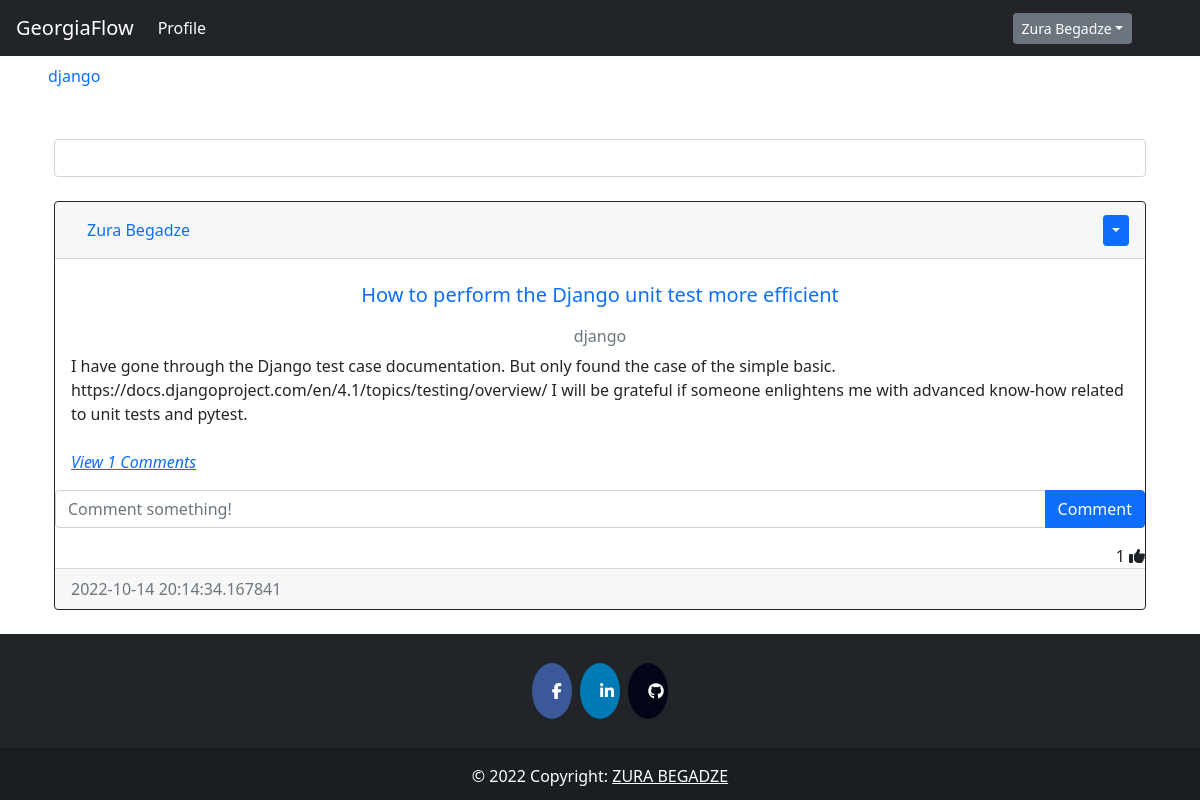
The app's page /index (signed in) with its own data.
### auth/models.py (models this page shows, shortened)
class User(db.Model, UserMixin):
    __tablename__ = 'user'
    id = db.Column(db.Integer, primary_key=True)
    fullname = db.Column(db.String(200), nullable = False, index=True)
    email = db.Column(db.String(100), nullable = False, unique = True, index=True)
    linkedin = db.Column(db.String(50),  nullable = False)
    github = db.Column(db.String(45),  nullable = False)
    date_created = db.Column(db.DateTime, default = datetime.utcnow())
    password_hash = db.Column(db.String(128))
    posts = db.relationship('Post', backref='user', passive_deletes=True)
    tags = db.relationship('Tag', backref='user', passive_deletes=True)
    comments = db.relationship('Comment', backref='user', passive_deletes=True)
    likes = db.relationship('Like', backref='user', passive_deletes=True)
    correct = db.relationship('Correct', backref='correct_user', passive_deletes=True)

### question/models.py (models this page shows, shortened)
class Tag(db.Model):
    __tablename__='tag'
    id =db.Column(db.Integer, primary_key=True)
    name = db.Column(db.String(15), nullable = False, unique=True, index=True)
    date_created = db.Column(db.DateTime, default = datetime.utcnow())
    author = db.Column(db.Integer, db.ForeignKey('user.id', ondelete="CASCADE"), nullable=False)

class Post(db.Model):
    __tablename__='post'
    id = db.Column(db.Integer, primary_key=True)
    heading = db.Column(db.String(50), nullable = False, index=True, unique=True)
    text = db.Column(db.Text, nullable=False)
    date_created = db.Column(db.DateTime, default = datetime.utcnow())
    tags = db.Column(db.String, db.ForeignKey('tag.name', ondelete="CASCADE"), unique=False, nullable=False)
    author = db.Column(db.Integer, db.ForeignKey('user.id', ondelete="CASCADE"), nullable=False)
    comments = db.relationship('Comment', backref='post', passive_deletes=True)
    likes = db.relationship('Like', backref='post', passive_deletes=True)
    corrects = db.relationship('Correct', backref='post', passive_deletes=True)

### api/views.py (the view)
@api.route('/')
@api.route("/index")
def index():
    tags = Tag.query.order_by(Tag.name).all()
    posts = Post.query.order_by(desc(Post.date_created)).all()
    return render_template('index.html', posts=posts, tags=tags)

### templates/index.html (shortened to what this page needs)
{% extends 'base.html' %}
{% block content %}
    <div class="form-outline mb-4" style="margin-top:2.5%">
        <input type="search" class="form-control" id="datatable-search-input">
    </div>
    <div id="posts">
    {% for post in posts %}
    <div class="card border-dark">
        <div class="card-header d-flex justify-content-between align-items-center">
            <a class="nav-item nav-link active" href="{{ url_for('auth.get_user', user_id=post.user.id) }}">{{post.user.fullname}}</a>
            <br />
            {% if current_user.id == post.author %}
            <div class="btn-group">
                <button type="button" class="btn btn-sm btn-primary dropdown-toggle" data-bs-toggle="dropdown"></button>
            </div>
            {% endif %}
        </div>
        <div class="card-body">
            <a class="card-title nav-item nav-link text-center" href="{{ url_for('post.post_detail', post_id=post.id) }}"><h5 >{{post.heading}}</h5></a>
            <h6 class="card-subtitle mb-2 text-muted text-center">{{post.tags}}</h6>
            <div class="card-text ">{{post.text}}</div>
            <br />
            <p class="card-text">
                {% if post.comments|length > 0 %}
                <a data-bs-toggle="collapse" href="#comments-{{post.id}}" role="button">
                <cite title="Source" >View {{post.comments|length}} Comments</cite>
                </a>
                {% else %}
                <small class="text-muted">No Comments</small>
                {% endif %}
            </p>
        </div>
        <form class="input-group mb-3" method="POST" action="/create-comment/{{post.id}}" >
            <input type="text" id="text"  name="text" class="form-control" placeholder="Comment something!" />
            <button type="submit" class="btn btn-primary">Comment</button>
        </form>
        <div class="text-right">
            <span id="likes-count-{{post.id}}">{{ post.likes|length }}</span>
            {% if current_user.id in post.likes|map(attribute="author")|list %}
            <i class="fas fa-thumbs-up" id="like-button-{{post.id}}" onclick="like('{{post.id}}')"></i>
            {% else %}
            <i class="far fa-thumbs-up" id="like-button-{{post.id}}" onclick="like('{{post.id}}')"></i>
            {% endif %}
        </div>
        <div class="card-footer text-muted">{{post.date_created}}</div>
    </div>
    <br/ > {% endfor %}
    </div>
{% endblock %}

### templates/base.html (shortened to what this page needs)
<!DOCTYPE html>
<html lang="en">
    <head>
        <link rel="stylesheet" href="{{ url_for('static', filename='css/index.css')}}"></link>
        <link rel="stylesheet" href="https://cdnjs.cloudflare.com/ajax/libs/font-awesome/4.7.0/css/font-awesome.min.css"/>
        <link rel="stylesheet" href="https://cdn.jsdelivr.net/npm/bootstrap@5.2.0/dist/css/bootstrap.min.css"/>
        <link rel="stylesheet" href="https://cdn.jsdelivr.net/npm/bootstrap@4.6.2/dist/css/bootstrap.min.css"/>
        <link rel="stylesheet" href="https://cdn.jsdelivr.net/npm/bootstrap@4.1.3/dist/css/bootstrap.min.css"/>
        <link rel="stylesheet" href="https://cdn.jsdelivr.net/npm/bootstrap@5.0.2/dist/css/bootstrap.min.css"/>
    </head>
    <body>
        <nav class="navbar navbar-expand-lg   navbar-dark bg-dark">
            <a class="navbar-brand" href="{{ url_for('api.index') }}">GeorgiaFlow</a>
            <div class="collapse navbar-collapse" id="navbarTogglerDemo03">
                <ul class="navbar-nav mr-auto mt-2 mt-lg-0">
                    <li class="nav-item active">
                    <a class="nav-link" href="{{ url_for('auth.get_user', user_id=current_user.id) }}">Profile <span class="sr-only">(current)</span></a>
                    </li>
                </ul>
                {%if current_user.is_authenticated %}
                    <div class="btn-group" style="margin-right:5%">
                        <button type="button" class="btn btn-sm btn-secondary dropdown-toggle" data-bs-toggle="dropdown">{{current_user.fullname}}</button>
                            </div>
                    </div>
                {%else%}
                    <a class="nav-link" href="{{ url_for('auth.login') }}"><button type="button" class="btn btn-primary">Log In</button></a>
                    <a class="nav-link" href="{{ url_for('auth.signup') }}"><button type="button" class="btn btn-light">Sign Up</button></a>
                {%endif%}
        </nav>
        <nav class="navtag ">
            <ul class="navtagul">
                {%for tag in tags%}
                    <li><a class="navtaga nav-link" href="{{ url_for('post.tag_posts', tag_name=tag.name) }}">{{tag.name}}</a></li>
                {%endfor%}
            </ul>
        </nav>
        <div class="container">{% block content %}{% endblock %}</div>
        {%block footer%}
        <footer class="bg-dark text-center text-white">
            <div class="container p-4 pb-0">
                <section class="mb-4">
                    <a href="https://www.facebook.com/zura.begadze.35/" class="fa fa-facebook"></a>
                    <a href="https://www.linkedin.com/in/zura-begadze/" class="fa fa-linkedin"></a>
                    <a href="https://github.com/papitokarlo" class="fa fa-github"></a>
            </section>
            </div>
            <div class="text-center p-3" style="background-color: rgba(0, 0, 0, 0.2);">
                © 2022 Copyright:
                <a class="text-white" href="">ZURA BEGADZE</a>
            </div>
        </footer>
        {%endblock%}
    </body>
</html>

### static/css/index.css (style rules this page uses)
.navtag { position: relative; overflow: hidden; scroll-behavior: smooth; }
.navtagul { display: flex; overflow: auto; list-style: none; text-align: center; white-space: nowrap; background-color: rgba(rgb(124, 116, 116), green, blue, alpha); }
.navtaga { display: block; padding: .5rem .75rem; overflow: hidden; background-color: rgba(rgb(119, 136, 127), green, blue, alpha); }
.fa { padding: 20px; font-size: 30px; width: 30px; text-align: center; text-decoration: none; margin: 5px 2px; border-radius: 50%; }
.fa-facebook { background: #3B5998; color: white; }
.fa-linkedin { background: #007bb5; color: white; }
.fa-github { background: #030617; color: white; }

### records on screen
User: fullname "Zura Begadze"
Tag: name "django"
Post: user.fullname "Zura Begadze", heading "How to perform the Django unit test more efficient", tags "django", text "I have gone through the Django test case documentation. But only found the case of the simple basic. https://docs.djangoproject.com/en/4.1/topics/testing/overview/ I will be grateful if someone enlightens me with advanced know-how related to unit tests and pytest.", comments|length "1", likes|length "1", date_created "2022-10-14 20:14:34.167841"
